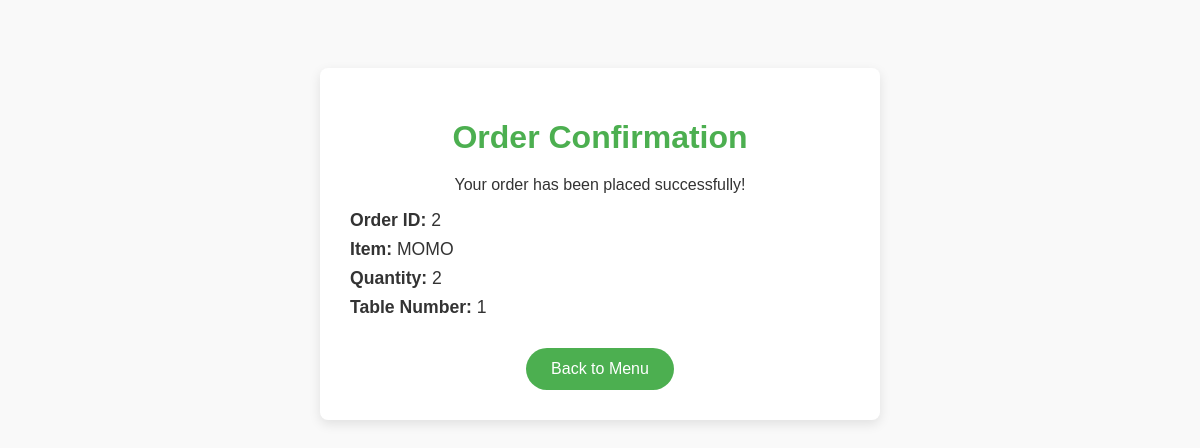
The page /order-confirmation/2/ on the database its author committed.
### menu/models.py (models this page shows, shortened)
class Order(models.Model):
    PAYMENT_METHOD_CHOICES = [
        ('cash', 'Cash'),
        ('card', 'Card'),
        ('mobile', 'Mobile Payment'),
    ]
    STATUS_CHOICES = [
        ('Pending', 'Pending'),
        ('In Progress', 'In Progress'),
        ('Completed', 'Completed'),
        ('Cancelled', 'Cancelled'),
    ]
    item = models.ForeignKey(MenuItem, on_delete=models.CASCADE)
    quantity = models.IntegerField()
    table_no = models.CharField(max_length=10)
    payment_method = models.CharField(max_length=20, choices=PAYMENT_METHOD_CHOICES, default='cash')
    status = models.CharField(max_length=50, choices=STATUS_CHOICES, default='Pending')

class MenuItem(models.Model):
    name = models.CharField(max_length=100)
    description = models.TextField()
    price = models.DecimalField(max_digits=10, decimal_places=2)
    photos = models.ImageField(upload_to='photos/')
    available = models.BooleanField(default=True)
    cafe=models.ForeignKey("CafeModel", on_delete=models.CASCADE, null=True,blank=True)

### menu/views.py (the view)
# urls.py: path('order-confirmation/<int:order_id>/', views.order_confirmation, name='order_confirmation'),
def order_confirmation(request, order_id):
    order = get_object_or_404(Order, id=order_id)
    return render(request, 'order_confirmation.html', {'order': order})

### templates/order_confirmation.html (shortened to what this page needs)
<!DOCTYPE html>
<html lang="en">
<head>
</head>
<body>
    <div class="confirmation-container">
        <h1>Order Confirmation</h1>
        <p>Your order has been placed successfully!</p>
        <div class="order-details">
            <p><strong>Order ID:</strong> {{ order.id }}</p>
            <p><strong>Item:</strong> {{ order.item.name }}</p>
            <p><strong>Quantity:</strong> {{ order.quantity }}</p>
            <p><strong>Table Number:</strong> {{ order.table_no }}</p>
        </div>
        <a href="{% url 'menu' %}" class="btn-back-menu">Back to Menu</a>
    </div>
</body>
</html>

### templates/order_confirmation.html (style rules this page uses)
body { font-family: Arial, sans-serif; background: #f9f9f9; color: #333; padding: 20px; text-align: center; }
.confirmation-container { background: white; max-width: 500px; margin: 40px auto; padding: 30px; border-radius: 8px; box-shadow: 0 4px 12px rgba(0,0,0,0.1); }
h1 { color: #4CAF50; margin-bottom: 20px; }
.order-details { text-align: left; margin-bottom: 30px; font-size: 1.1em; }
.order-details p { margin: 8px 0; }
.btn-back-menu { display: inline-block; background-color: #4CAF50; color: white; padding: 12px 25px; font-size: 1em; border: none; border-radius: 25px; text-decoration: none; cursor: pointer; transition: background-color 0.3s ease; }

### rows shown on the page
Order: id "2", item.name "MOMO", quantity "2", table_no "1"
